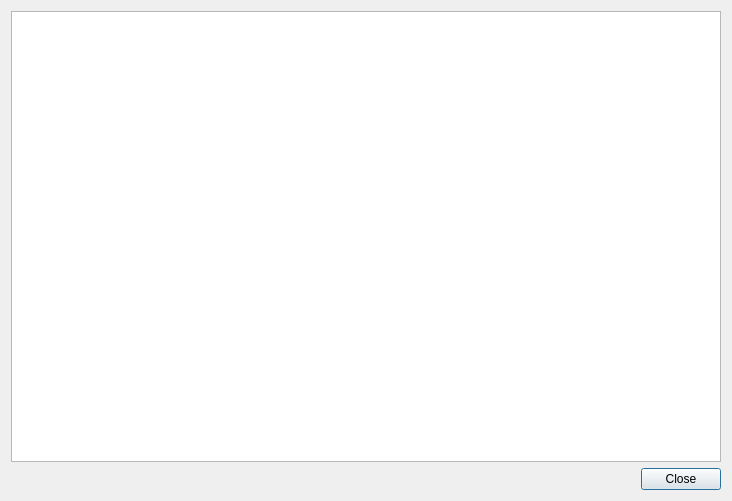
<?xml version="1.0" encoding="UTF-8"?>
<ui version="4.0">
 <class>ManualDialog</class>
 <widget class="QDialog" name="ManualDialog">
  <property name="geometry">
   <rect>
    <x>0</x>
    <y>0</y>
    <width>732</width>
    <height>501</height>
   </rect>
  </property>
  <property name="windowTitle">
   <string>Manual</string>
  </property>
  <layout class="QVBoxLayout" name="verticalLayout">
   <item>
    <widget class="QTextEdit" name="manualView">
     <property name="readOnly">
      <bool>true</bool>
     </property>
    </widget>
   </item>
   <item>
    <widget class="QDialogButtonBox" name="buttonBox">
     <property name="orientation">
      <enum>Qt::Horizontal</enum>
     </property>
     <property name="standardButtons">
      <set>QDialogButtonBox::Close</set>
     </property>
    </widget>
   </item>
  </layout>
 </widget>
 <resources/>
 <connections>
  <connection>
   <sender>buttonBox</sender>
   <signal>accepted()</signal>
   <receiver>ManualDialog</receiver>
   <slot>accept()</slot>
   <hints>
    <hint type="sourcelabel">
     <x>248</x>
     <y>254</y>
    </hint>
    <hint type="destinationlabel">
     <x>157</x>
     <y>274</y>
    </hint>
   </hints>
  </connection>
  <connection>
   <sender>buttonBox</sender>
   <signal>rejected()</signal>
   <receiver>ManualDialog</receiver>
   <slot>reject()</slot>
   <hints>
    <hint type="sourcelabel">
     <x>316</x>
     <y>260</y>
    </hint>
    <hint type="destinationlabel">
     <x>286</x>
     <y>274</y>
    </hint>
   </hints>
  </connection>
 </connections>
</ui>
